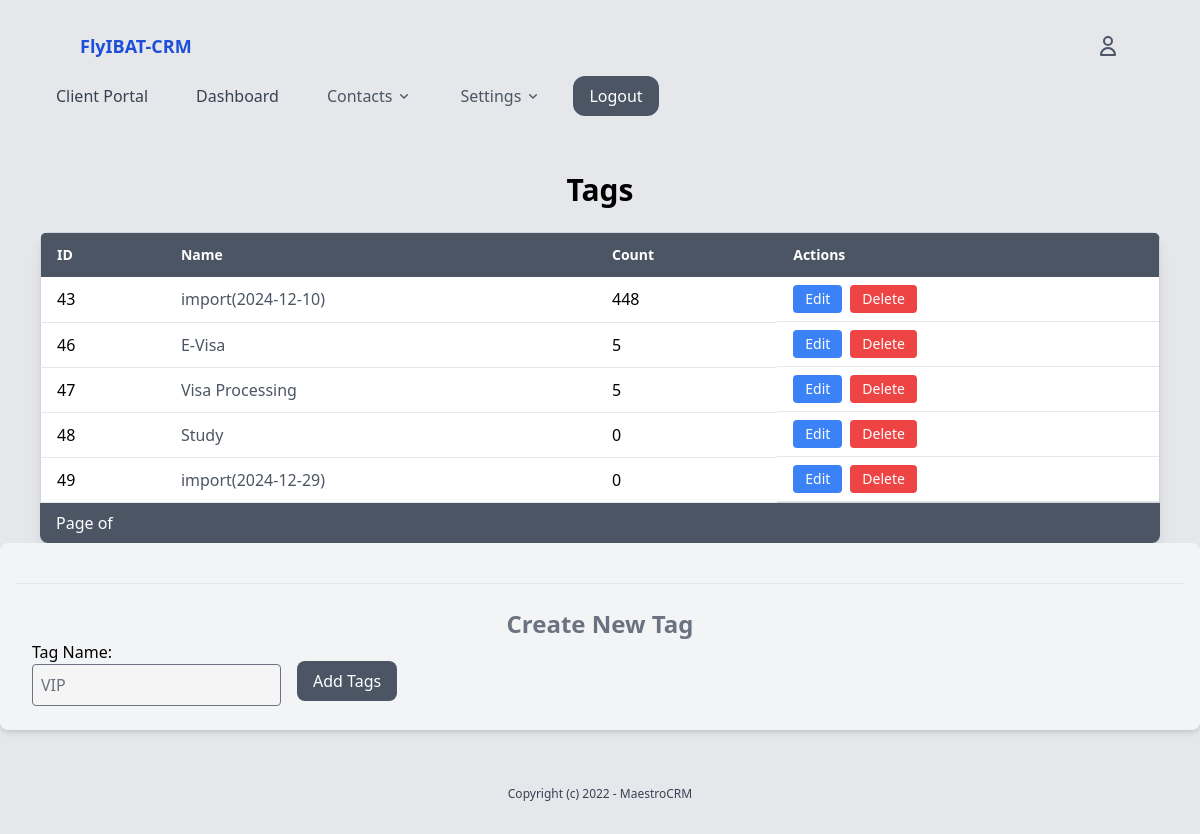
/contacts/tag-list (signed in), run on an earlier commit of the app's database.
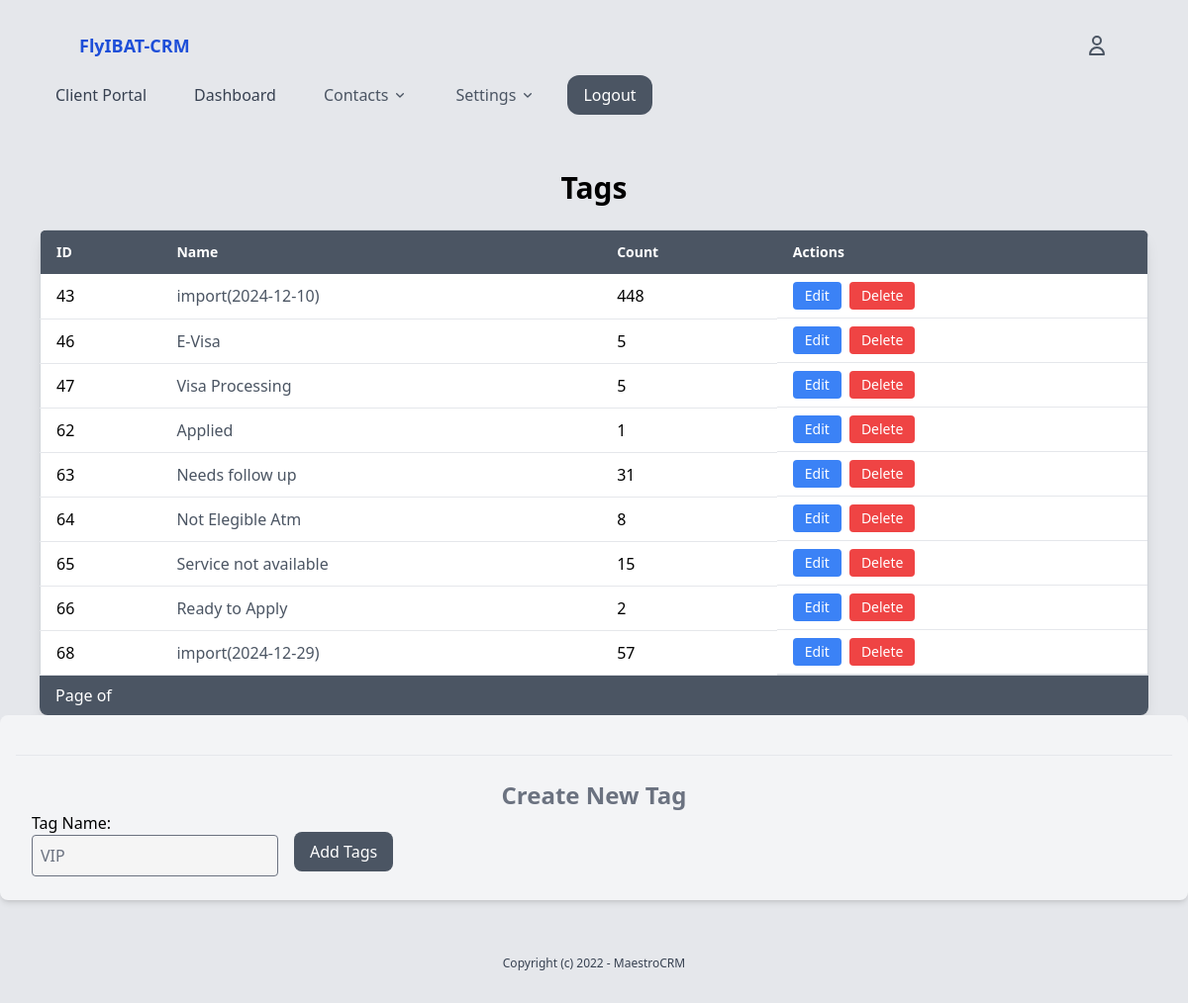
And on a later commit of the database.
### settings/models.py (models this page shows, shortened)
class Tag(models.Model):
    name = models.CharField(max_length=50, unique=True)
    category = models.ForeignKey(TagCategory, on_delete=models.SET_NULL, null=True, blank=True, related_name='segments')

### contacts/views_tags.py (the view)
# urls.py: path('tag-list', views_tags.tag_list, name='tag_list'),
@login_required
def tag_list(request):
    tags = Tag.objects.all()  # Fetch all tags for display
    if request.method == 'POST':
        form = TagForm(request.POST)
        if form.is_valid():
            form.save()  # Save the form data to the database
            return redirect('tag_list')  # Redirect to tag list view
    else:
        form = TagForm()  # Provide an empty form for GET requests
    return render(request, 'tags/tag_list.html', {
        'form': form,
        'tags': tags
    })

### contacts/forms.py
class TagForm(forms.ModelForm):
    name = forms.CharField(
        label='Tag Name',
        widget=forms.TextInput(attrs={
            'placeholder': 'VIP',
            'class': 'form-input block w-full rounded border border-black p-2 mb-2',
            'style': 'background-color: #f5f5f5;'}
        )
    )
    class Meta:
        model = Tag  # Link the form to the Status model
        fields = ['name']  # List of fields to include in the form

### core/context_processors.py (called while the page is built)
def user_roles(request):
    if request.user.is_authenticated:
        groups = request.user.groups.values_list('name', flat=True)
        return {'user_roles': groups}
    return {}

### contacts/templates/tags/tag_list.html (shortened to what this page needs)
{% extends 'core/base.html' %}
{% block content %}
<div class="max-w-6xl mx-auto px-4 mt-10">
    <h2 class="text-3xl font-bold mb-6 text-center">Tags</h2>
    <div class="overflow-x-auto rounded-lg shadow-lg">
        <table class="min-w-full bg-white border border-gray-300">
            <thead class="bg-gray-600 text-white">
                <tr>
                    <th class="py-3 px-4 text-left text-sm font-semibold">ID</th>
                    <th class="py-3 px-4 text-left text-sm font-semibold">Name</th>
                    <th class="py-3 px-4 text-left text-sm font-semibold">Count</th>
                    <th class="py-3 px-4 text-left text-sm font-semibold">Actions</th>
                </tr>
            </thead>
            <tbody>
                {% for tag in tags %}
                <tr class="hover:bg-gray-100 transition duration-200">
                    <td class="py-2 px-4 border-b border-gray-200">{{ tag.id }}</td>
                    <td class="py-2 px-4 border-b border-gray-200">
                        <a href="{% url 'contacts_by_tag' tag.id %}" class="text-gray-600 hover:underline">
                            {{ tag.name }}
                        </a>
                    </td>
                    <td class="py-2 px-4 border-b border-gray-200">{{ tag.contacts.count }}</td>
                    <td class="py-2 px-4 border-b border-gray-200 flex space-x-2">
                        <a href="{% url 'edit_tag' tag.id %}"
                            class="bg-blue-500 text-white text-sm px-3 py-1 rounded hover:bg-blue-600 transition">
                            Edit
                        </a>
                        <form action="{% url 'delete_tag' tag.id %}" method="POST"
                            onsubmit="return confirm('Are you sure you want to delete this tag?');">
                            <button type="submit"
                                class="bg-red-500 text-white text-sm px-3 py-1 rounded hover:bg-red-600 transition">
                                Delete
                            </button>
                        </form>
                    </td>
                </tr>
                {% empty %}
                <tr>
                    <td colspan="4" class="py-4 text-center text-gray-500">No Tags Created yet.</td>
                </tr>
                {% endfor %}
            </tbody>
        </table>
        <div class="bg-gray-600 py-2 px-4 text-white">
            <span>Page {{ contacts.number }} of {{ contacts.paginator.num_pages }}</span>
        </div>
    </div>
</div>
<div class="mb-6 bg-gray-100 p-4 rounded-lg shadow-md">
    <hr class="my-6">
    <h2 class="text-2xl font-semibold text-center text-gray-500">Create New Tag</h2>
    <form method="POST" action="" class="flex space-x-4 items-center">
        <div>
            {{ form.as_p }}
        </div>
        <button type="submit"
            class="mt-2 bg-gray-600 text-white px-4 py-2 rounded-lg hover:bg-gray-700 transition duration-200">
            Add Tags
        </button>
    </form>
</div>
{% endblock %}

### core/templates/core/base.html (shortened to what this page needs)
{% load static %}
<!doctype html>
<html lang="en">
<head>
    {% load compress %}
    {% compress css %}
    <link rel="stylesheet" href="{% static 'css/main.min.css' %}">
    {% endcompress %}
    <link rel="stylesheet" href="https://cdnjs.cloudflare.com/ajax/libs/font-awesome/6.4.0/css/all.min.css"
 />
    <link href="https://cdn.jsdelivr.net/npm/select2@4.1.0-rc.0/dist/css/select2.min.css" rel="stylesheet" />
</head>
<body class="bg-gray-200">
    {% include 'core/partials/nav.html' %}
    {% block content %}
    {% endblock %}
    {% include 'core/partials/footer.html' %}
</body>
</html>

### core/templates/core/partials/nav.html (shortened to what this page needs)
<nav class="py-4 px-10 items-center bg">
    <div class="py-4 px-10 text-blue-700 font-semibold text-lg flex justify-between">
        <a href="/">FlyIBAT-CRM</a>
        {% if request.user.is_authenticated %}
        <div class="flex items-center">
            <div class="relative group">
                <svg class="w-6 h-6 text-gray-600 hover:text-blue-600 cursor-pointer" fill="none" stroke="currentColor"
                    viewBox="0 0 24 24" xmlns="http://www.w3.org/2000/svg">
                    <path stroke-linecap="round" stroke-linejoin="round" stroke-width="2"
                        d="M16 7a4 4 0 11-8 0 4 4 0 018 0zM12 14a7 7 0 00-7 7h14a7 7 0 00-7-7z"></path>
                </svg>
            </div>
        </div>
        {% endif %}
    </div>
    <div class="flex justify-between items-center bg--500">
        <div class="hidden md:flex space-x-4 items-center">
            {% if request.user.is_authenticated %}
            <a href="{% url 'client_portal' %}" class="block px-4 py-2 text-gray-700 hover:bg-gray-100">Client Portal</a>
            {% if 'Staff' in user_roles %}
            <a href="{% url 'dashboard' %}" class="block px-4 py-2 text-gray-700 hover:bg-gray-100">Dashboard</a>
            <div class="relative group">
                <button class="flex items-center py-1 px-4 text-gray-600 focus:outline-none">
                    Contacts
                    <svg class="ml-1 w-4 h-4" fill="none" stroke="currentColor" viewBox="0 0 24 24">
                        <path stroke-linecap="round" stroke-linejoin="round" stroke-width="2" d="M7 10l5 5 5-5"></path>
                    </svg>
                </button>
            </div>
            {% endif %}
            {% if 'Admin' in user_roles %}
            <div class="relative group">
                <button class="flex items-center py-1 px-4 text-gray-600 focus:outline-none">
                    Settings
                    <svg class="ml-1 w-4 h-4" fill="none" stroke="currentColor" viewBox="0 0 24 24">
                        <path stroke-linecap="round" stroke-linejoin="round" stroke-width="2" d="M7 10l5 5 5-5"></path>
                    </svg>
                </button>
            </div>
            {% endif %}
            <a href="{% url 'logout' %}" class="py-2 px-4 bg-gray-600 rounded-xl text-white">Logout</a>
            {% else %}
            <a href="{% url 'login' %}" class="py-2 px-4 bg-gray-600 rounded-xl text-white">Log In</a>
            <a href="{% url 'sign_up' %}" class="py-2 px-4 bg-gray-400 rounded-xl text-gray-600">Register</a>
            {% endif %}
        </div>
    </div>
</nav>

### core/templates/core/partials/footer.html
<footer class="py-8 text-center bg-gray-200">
    <p class="text-xs text-gray-700">Copyright (c) 2022 - MaestroCRM</p>
</footer>

What changed in the data, as far as the page shows it:
removed Tag: id "48", name "Study", contacts.count "0"
removed Tag: id "49", name "import(2024-12-29)", contacts.count "0"
added Tag: id "62", name "Applied", contacts.count "1"
added Tag: id "63", name "Needs follow up", contacts.count "31"
added Tag: id "64", name "Not Elegible Atm", contacts.count "8"
added Tag: id "65", name "Service not available", contacts.count "15"
added Tag: id "66", name "Ready to Apply", contacts.count "2"
added Tag: id "68", name "import(2024-12-29)", contacts.count "57"
